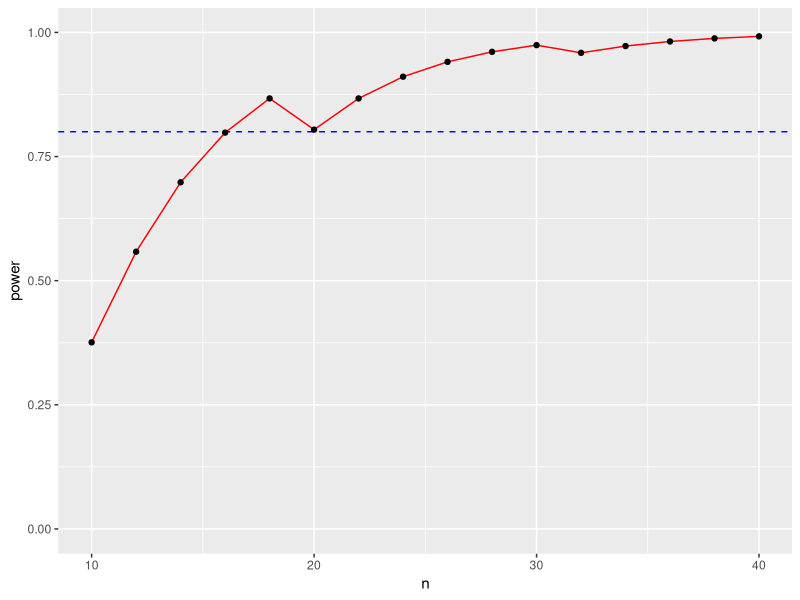
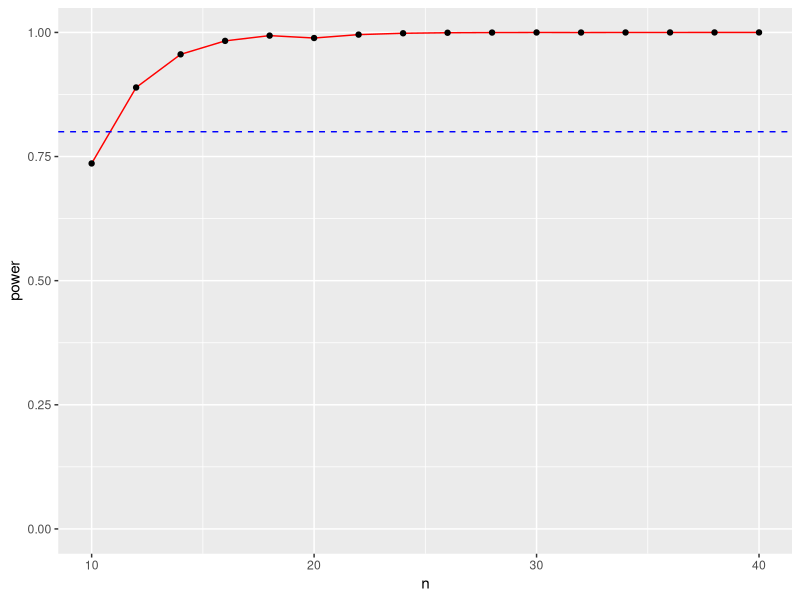
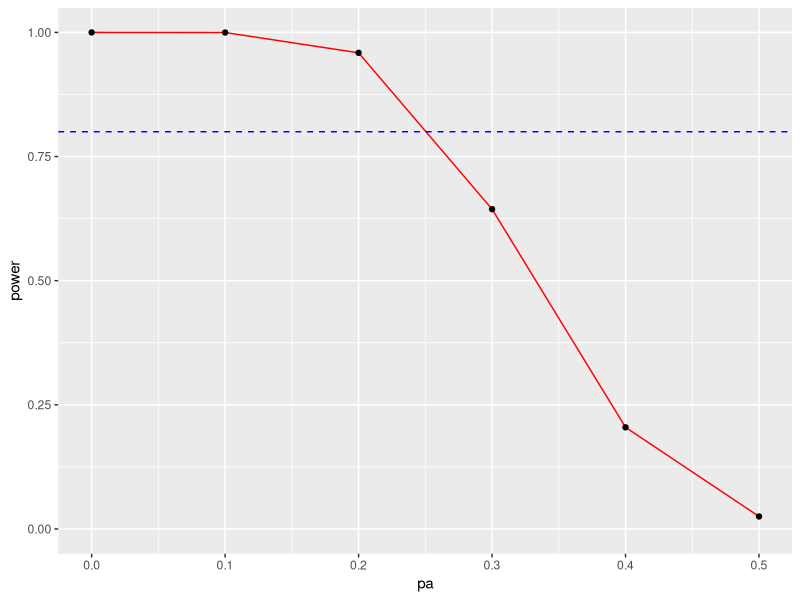

Generate these figures, in order, with R:
## ---- chunk 1
knitr::opts_chunk$set(echo = TRUE)
library(tidyverse)
library(ggplot2)
## ---- chunk 2
n=seq(10, 40, by=2) # vary sample size from 10 to 40
p0=0.5
k=qbinom(0.05, n, p0)-1 # significance level 0.05; p_0=0.5 
pa=0.2 # pa is any value within H_a
power=pbinom(k, n, pa) # calculate power when p=pa
ggplot(data=data.frame(n, k, power), aes(x=n, y=power, group=1)) +
  geom_line(color="red")+
  geom_hline(yintercept=0.8, linetype="dashed", color = "blue")+
  geom_point()+
  ylim(c(0,1))#+
  #ggtitle("p=0.2")
  
n=seq(10, 40, by=2) # vary sample size from 10 to 40 
k=qbinom(0.05, n, p0)-1 # significance level 0.05; p_0=0.5 
pa=0.1 # pa is any value within H_a
power=pbinom(k, n, pa) # calculate power when p=pa
ggplot(data=data.frame(n, k, power), aes(x=n, y=power, group=1)) +
  geom_line(color="red")+
  geom_hline(yintercept=0.8, linetype="dashed", color = "blue")+
  geom_point()+
  ylim(c(0,1))#+
  #ggtitle("p=0.1")


n=32
p0=0.5
k=qbinom(0.05, n, p0)-1 # significance level 0.05; p_0=0.5 
pa=seq(0, p0, by=0.1)
power=pbinom(k, n, pa) # calculate power when p=pa
ggplot(data=data.frame(n, k, power), aes(x=pa, y=power, group=1)) +
  geom_line(color="red")+
  geom_hline(yintercept=0.8, linetype="dashed", color = "blue")+
  geom_point()+
  ylim(c(0,1))
